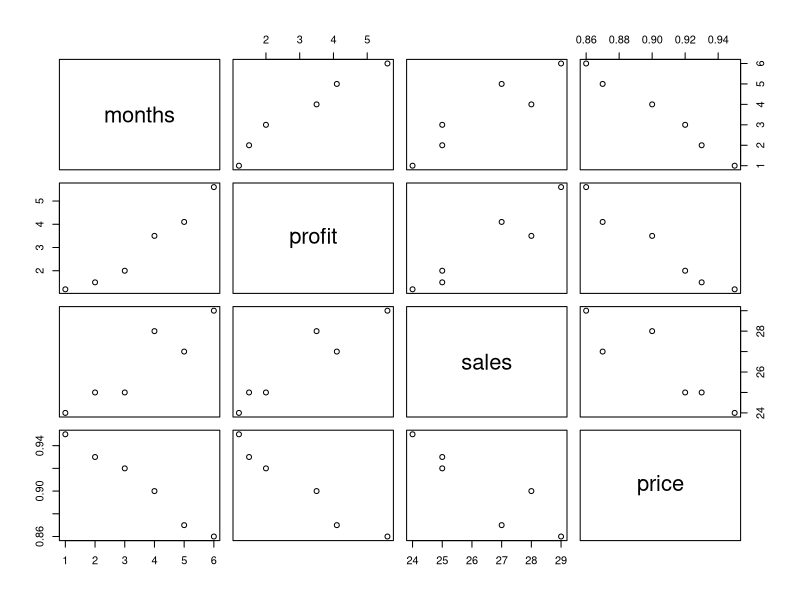
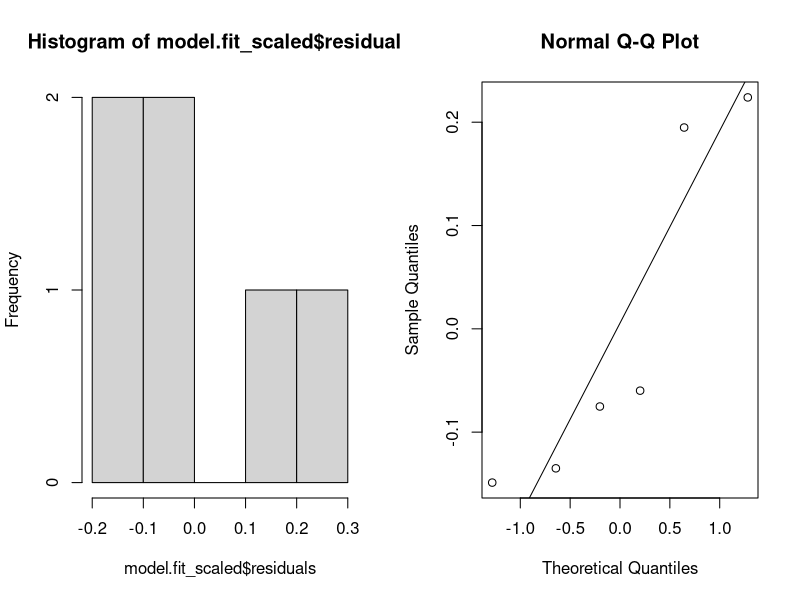

Source code (R) for these figures, in order:
months = seq(1, 6)
profit = c(1.2, 1.5, 2, 3.5, 4.1, 5.6)
sales = c(24, 25, 25, 28, 27, 29)
price = c(0.95, 0.93, 0.92, 0.9, 0.87, 0.86)

d = data.frame(months=months, profit=profit, sales=sales, price=price)

pairs(d)
cor(d)

model.fit = lm(profit ~ months + sales + price, data=d)
summary(model.fit)

d$months_scaled = scale(d$months)
d$profit_scaled = scale(d$profit)
d$sales_scaled = scale(d$sales)
d$price_scaled = scale(d$price)

model.fit_scaled = lm(profit_scaled ~ months_scaled + sales_scaled + price_scaled, data=d)
summary(model.fit_scaled)

print('Media de error residual (scaled)')
print(mean(model.fit_scaled$residuals))

print('Suma de error residual (scaled)')
print(sum(model.fit_scaled$residuals))

png('plots.png', width=800, height=400)
par(mfrow=c(1,2))

hist(model.fit_scaled$residuals)
qqnorm(model.fit_scaled$residuals)
qqline(model.fit_scaled$residuals)

dev.off()
